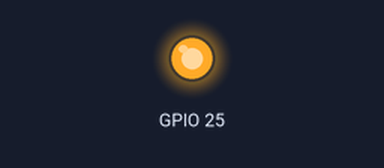
Simulated run of this program. Board: Raspberry Pi (BCM pin numbers). On the bench: output pins drawn as LEDs (lit = HIGH). At 2.0 s the program stops and its outputs stay as they are.

Above: at 0.1 s.
At 1.1 s:
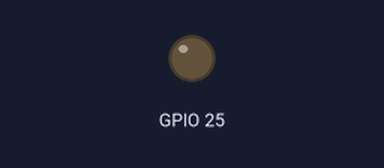
Timing chart, 0 to 2.6 s (numbered marks = the images above):
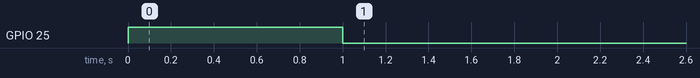

The program:

RST_TO_LOW.py
```python
import RPi.GPIO as GPIO
import time


GPIO.setmode(GPIO.BCM)
GPIO.setup(25, GPIO.OUT) ## GPIO 25 output
GPIO.output(25, True) ## On 25
#GPIO.output(25, False) ## On 25
time.sleep(1) ## Wait one second
GPIO.output(25, False) ## Off 25
#GPIO.output(25, True) ## Off 25
time.sleep(1) ## Wait one second
```

Measured:
- by itself, GPIO 25: LOW → HIGH at 0.00 s, → LOW 1.0 s later
